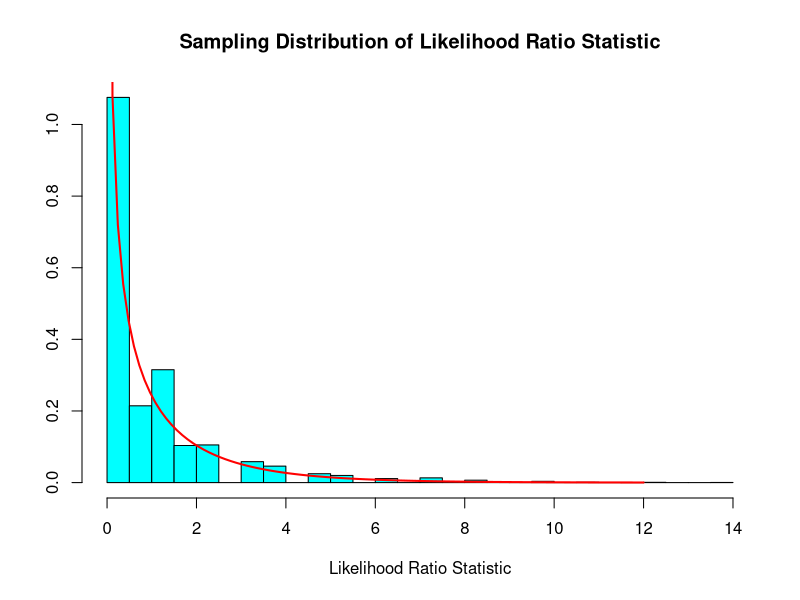
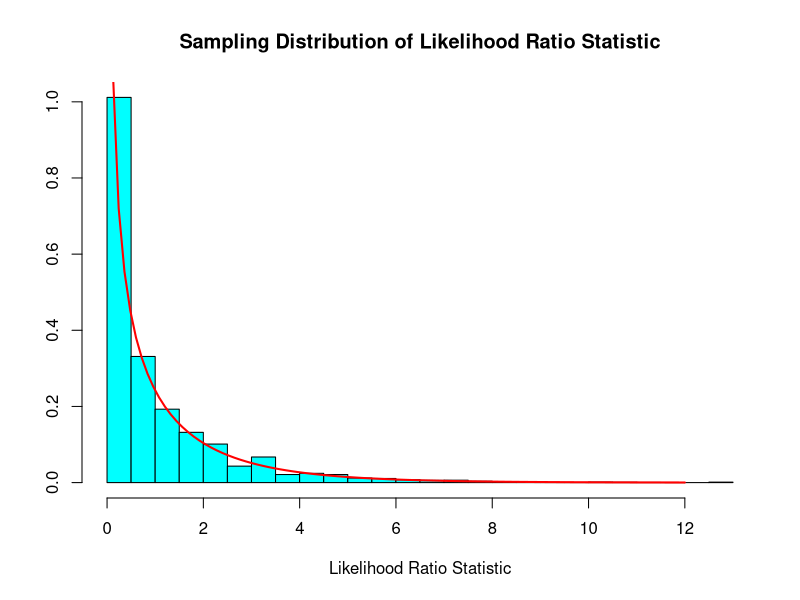

Reproduce these figures in R, in order.
###################################################################################
# Run this code only once 
library(MASS)     # truehist is in the library MASS
###################################################################################

###################################################################################
# Problem 1: Binomial confidence intervals and sampling distribution of likelihood ratio statistic
id<-20687535
set.seed(id)
#   generate a random value of theta
theta<-rbeta(1, max(1,id-10*trunc(id/10)), max(1,trunc(id/10)-10*trunc(id/100))) 
if (theta<0.1) {theta<-theta+0.1}   # avoid small values of theta
if (theta>0.9) {theta<-theta-0.1}   # avoid large values of theta
n<-30
cat("n = ",n," theta = ",theta)   # display values
# vector of observations for 5000 simulations from a Binomial(n,theta) distribution
yobs<- rbinom(5000,n,theta)
# corresponding vector of thetahat values
that<-yobs/n
# values used to construct an approximate 95% confidence interval  based on Gaussian approximation                               
pm<-1.96*sqrt(that*(1-that)/n)       
# each approximate 95% confidence interval is stored in a row of matrix cibi
cibi<-matrix(c(that-pm,that+pm),nrow=5000,byrow=F)
cibi[1:10,1:2]         # Look at first 10 approximate 95% confidence intervals
# display proportion of approximate 95% confidence intervals which contain true value of theta
prop<- mean(abs(theta-that)<pm)
cat("proportion of approximate 95% confidence intervals which contain true value of theta = ",prop)
#
# create function to calculate Binomial relative likelihood function
BinRLF <- function(x) {dbinom(y,n,x)/dbinom(y,n,thetahat)}
li<-rep(0,2*5000)
li<- matrix(li,ncol=2,byrow=TRUE)                   # initialize matrix to store likelihood intervals
# For the 5000 simulations determine 15% likelihood intervals which are also 
# approximate 95% likelihood intervals 
for (i in 1:5000) {
  y<-yobs[i]
  thetahat<-that[i]
  if (thetahat==0) { li[i,1]<-0}        # if thetahat=0 then likelihood interval has left endpoint = 0
  else {result<-uniroot(function(x) BinRLF(x)-0.15,lower=0,upper=thetahat)
  li[i,1]<-result$root}
  if (thetahat==1) { li[i,2]<-1}       # if thetahat=1 then likelihood interval has right endpoint = 1
  else {result<-uniroot(function(x) BinRLF(x)-0.15,lower=thetahat,upper=1)
  li[i,2]<-result$root}
}
li[1:10,1:2]         # Look at first ten 15% likelihood intervals 
# display proportion of 15% likelihood intervals which contain the true value of theta
prop<- mean(theta>=li[,1] & theta<=li[,2])
cat("proportion of 15% likelihood intervals which contain true value of theta = ",prop)
#
# calculate the likelihood ratio statistic for all 5000 simulations and plot a relative histogram of values
# the histogram approximates the sampling distribution of the likelihood ratio statistic
lambda<-(-2*log(dbinom(yobs,n,theta)/dbinom(yobs,n,that)))
truehist(lambda,h=0.5,xlab="Likelihood Ratio Statistic",main="Sampling Distribution of Likelihood Ratio Statistic")
curve(dchisq(x,1), from=0.001,to=12,add=TRUE,col="red",lwd=2) # superimpose Chi-squared (1) pdf
#
# use number of trials = 100 for the Binomial experiment
n<-100
cat("n = ",n," theta = ",theta)   # display values
# vector of observations for 5000 simulations from a Binomial(n,theta) distribution
yobs<- rbinom(5000,n,theta)
# corresponding vector of thetahat values
that<-yobs/n
# values used to construct an approximate 95% confidence interval  based on Gaussian approximation                               
pm<-1.96*sqrt(that*(1-that)/n)       
# each approximate 95% confidence interval is stored in a row of matrix cibi
cibi<-matrix(c(that-pm,that+pm),nrow=5000,byrow=F)
cibi[1:10,1:2]         # Look at first 10 approximate 95% confidence intervals for theta
# display proportion of approximate 95% confidence intervals which contain true value of theta
prop<- mean(abs(theta-that)<pm)
cat("proportion of approximate 95% confidence intervals which contain true value of theta = ",prop)
#
# For the 5000 simulations determine 15% likelihood intervals which are also
# approximate 95% likelihood intervals 
for (i in 1:5000) {
  y<-yobs[i]
  thetahat<-that[i]
  if (thetahat==0) { li[i,1]<-0}       # if thetahat=0 then likelihood interval has left endpoint = 0
  else {result<-uniroot(function(x) BinRLF(x)-0.15,lower=0,upper=thetahat)
  li[i,1]<-result$root}
  if (thetahat==1) { li[i,2]<-1}     # if thetahat=1 then likelihood interval has right endpoint = 1
  else {result<-uniroot(function(x) BinRLF(x)-0.15,lower=thetahat,upper=1)
  li[i,2]<-result$root}
}
li[1:10,1:2]         # Look at first ten 15% likelihood intervals 
# display proportion of 15% likelihood intervals which contain true value of theta
prop<- mean(theta>=li[,1] & theta<=li[,2])
cat("proportion of 15% likelihood intervals which contain true value of theta = ",prop)
#
# calculate the likelihood ratio statistic for all 5000 simulations and plot a relative histogram of values
# the histogram approximates the sampling distribution of the likelihood ratio statistic
lambda<-(-2*log(dbinom(yobs,n,theta)/dbinom(yobs,n,that)))
truehist(lambda,h=0.5,xlab="Likelihood Ratio Statistic",main="Sampling Distribution of Likelihood Ratio Statistic")
curve(dchisq(x,1), from=0.001,to=12,add=TRUE,col="red",lwd=2) # superimpose Chi-squared (1) pdf
###################################################################################
#
###################################################################################